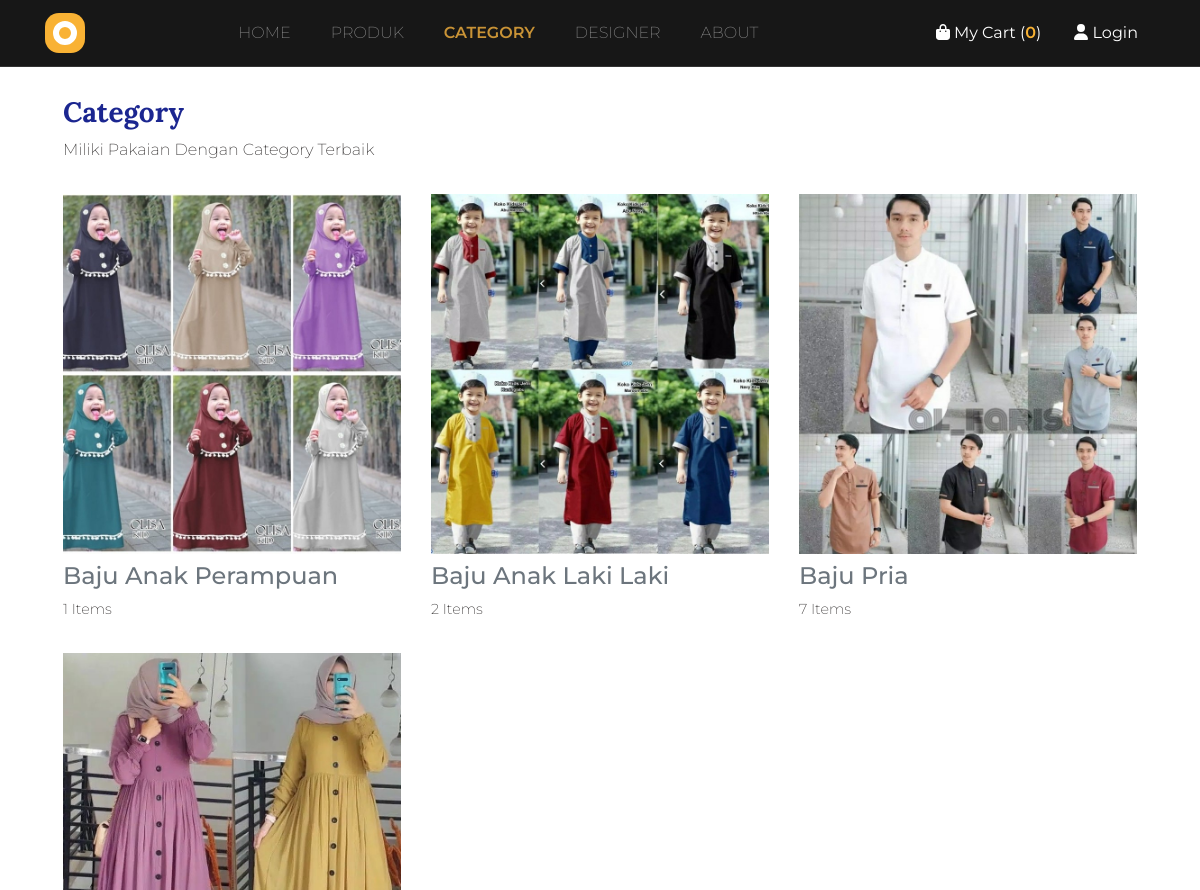
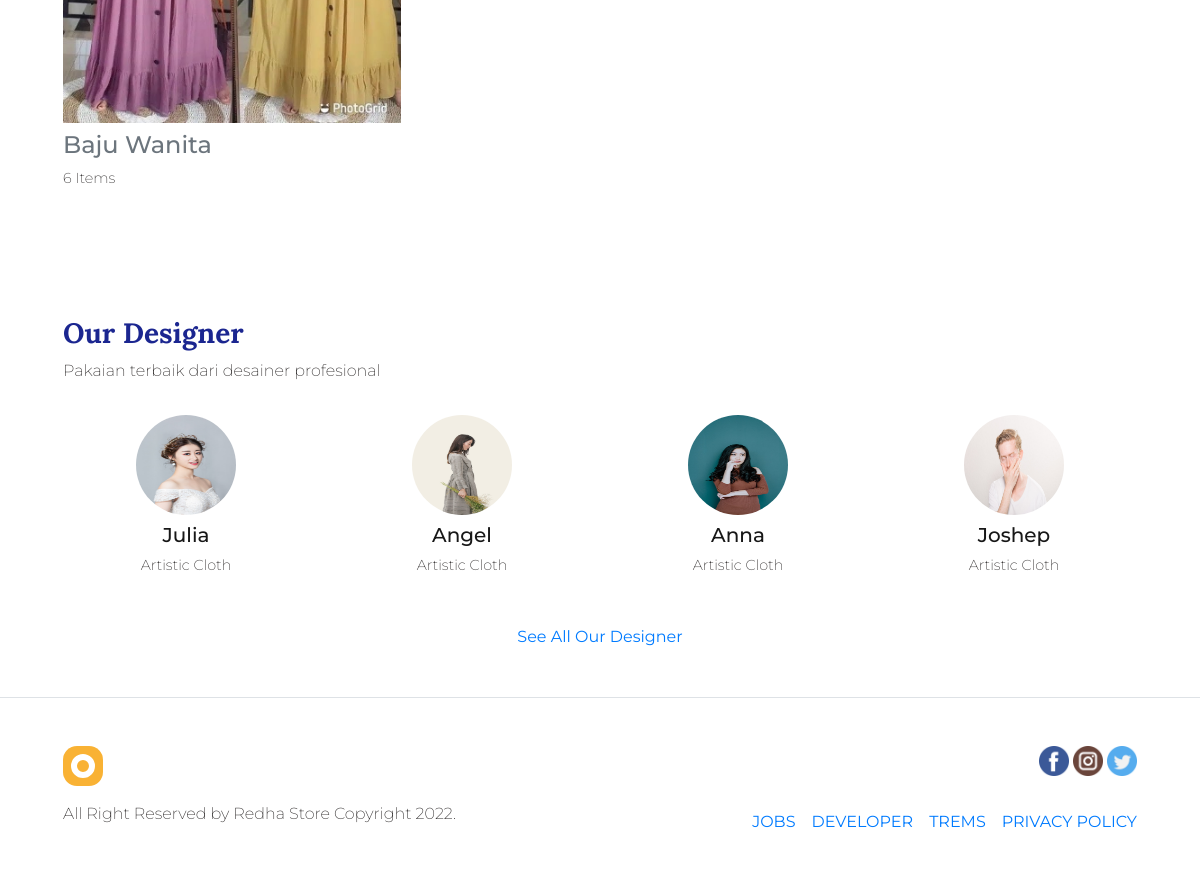
Page /index.php/kategori on the committed database (2 pictures, top to bottom).
### tables this page shows
CREATE TABLE `kategori` (
  `id_kategori` int(11) NOT NULL,
  `slug_kategori` varchar(255) NOT NULL,
  `nama_kategori` varchar(255) NOT NULL,
  `urutan` int(11) DEFAULT NULL,
  `gambar` varchar(255) DEFAULT NULL,
  `tanggal_update` timestamp NOT NULL DEFAULT current_timestamp() ON UPDATE current_timestamp()
);

### application/views/layout/content.php (called while the page is built)
<?php
if ($isi) {
    $this->load->view($isi);
}

### application/controllers/Kategori.php (called while the page is built, shortened)
<?php
class Kategori extends CI_Controller
{
    public function __construct()
    {
        $this->load->model('produk_model');
        $this->load->model('kategori_model');
    }
    public function index()
    {
        $site = $this->konfigurasi_model->listing();
        $produk = $this->produk_model->home();
        $kategori = $this->kategori_model->listing();
        $data = array(
            'title' => $site['namaweb'],
            'isi'   =>  'kategori/list',
            'keyword' => $site['keyword'],
            'deskripsi' => $site['deskripsi'],
            'kategori' => $kategori,
            'produk' => $produk
        );
        $this->load->view('layout/wrapper', $data);
    }
}

### index.php (called while the page is built, shortened)
<?php
require_once BASEPATH.'core/CodeIgniter.php';

### application/models/Konfigurasi_model.php (called while the page is built, shortened)
<?php
class Konfigurasi_model extends CI_Model
{
    public function listing()
    {
        $query = $this->db->get('konfigurasi');
        return $query->row_array();
    }
    public function nav_produk()
    {
        $this->db->select(' produk.*,
                            kategori.nama_kategori,
                            kategori.slug_kategori,
                         ');
        $this->db->from('produk');
        $this->db->join('kategori', 'kategori.id_kategori = produk.id_kategori', 'left');
        $this->db->group_by('produk.id_kategori');
        $this->db->order_by('kategori.urutan', 'asc');
        $query = $this->db->get();
        return $query->result_array();
    }
}

### application/models/Kategori_model.php (called while the page is built, shortened)
<?php
class Kategori_model extends CI_Model
{
    public function listing()
    {
        $this->db->select('*');
        $this->db->from('kategori');
        $this->db->order_by('id_kategori', 'desc');
        $query = $this->db->get();
        return $query->result_array();
    }
}

### application/views/kategori/list.php (the view)
<section class="category p-5 mt-5">
    <div class="container">
        <div class="row mb-3">
            <div class="col">
                <h3>Category</h3>
                <p>Miliki Pakaian Dengan Category Terbaik</p>
            </div>
        </div>
        <div class="row">
            <?php foreach ($kategori as $kategori) : ?>
                <div class="col-md-4 col-sm-6">
                    <figure class="figure">
                        <a href="<?= base_url('produk/kategori/' . $kategori['slug_kategori']); ?>">
                            <img src="<?= base_url('assets/upload/kategori/') . $kategori['gambar']; ?>" class="figure-img img-fluid" width="350">
                        </a>
                        <figcaption class="figure-caption">
                            <div class="row">
                                <div class="col">
                                    <h4><?= $kategori['nama_kategori']; ?></h4>
                                    <?php
                                    $this->db->select('nama_produk');
                                    $this->db->from('produk');
                                    $this->db->where('id_kategori', $kategori['id_kategori']);
                                    $count = $this->db->get()->result();
                                    $jumlah = count($count);
                                    ?>
                                    <p><?= $jumlah ?> Items</p>
                                </div>
                            </div>
                        </figcaption>
                    </figure>
                </div>
            <?php endforeach; ?>
        </div>
    </div>
</section>
<?php
include('desainer.php');
?>

### assets/template/css/style.css (style rules this page uses)
body { font-family: 'Montserrat'; }
.features h3, .desainer h3, .similar-product h3, .cart-header h3, .checkout-modal-success h3, .category h3 { font-family: 'Lora'; color: #1B2690; font-weight: bold; }
.features p, .desainer p, footer p, .similar-product p, .cart-header p, .checkout-modal-success p, .category p { font-weight: 200; color: #292626; }
.figure-img { position: relative; }

### application/views/layout/head.php (style rules this page uses)
.figure-img { position: relative; }

### rows in the picture
kategori: gambar (picture), nama_kategori "Baju Anak Perampuan", jumlah "1"
kategori: gambar (picture), nama_kategori "Baju Anak Laki Laki", jumlah "2"
kategori: gambar (picture), nama_kategori "Baju Pria", jumlah "7"
kategori: gambar (picture), nama_kategori "Baju Wanita", jumlah "6"

### other values in the picture
count($keranjang) "0"
